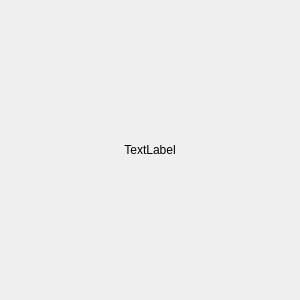
<?xml version="1.0" encoding="UTF-8"?>
<ui version="4.0">
 <class>Dialog_loading</class>
 <widget class="QDialog" name="Dialog_loading">
  <property name="geometry">
   <rect>
    <x>0</x>
    <y>0</y>
    <width>300</width>
    <height>300</height>
   </rect>
  </property>
  <property name="sizePolicy">
   <sizepolicy hsizetype="Fixed" vsizetype="Fixed">
    <horstretch>0</horstretch>
    <verstretch>0</verstretch>
   </sizepolicy>
  </property>
  <property name="minimumSize">
   <size>
    <width>300</width>
    <height>300</height>
   </size>
  </property>
  <property name="maximumSize">
   <size>
    <width>300</width>
    <height>300</height>
   </size>
  </property>
  <property name="windowTitle">
   <string>Dialog</string>
  </property>
  <layout class="QVBoxLayout" name="verticalLayout">
   <item>
    <widget class="QLabel" name="label_loading">
     <property name="text">
      <string>TextLabel</string>
     </property>
     <property name="scaledContents">
      <bool>true</bool>
     </property>
     <property name="alignment">
      <set>Qt::AlignCenter</set>
     </property>
    </widget>
   </item>
  </layout>
 </widget>
 <resources/>
 <connections/>
</ui>
